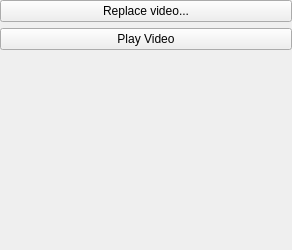
<?xml version="1.0" encoding="UTF-8"?>
<ui version="4.0">
 <class>VideoTool</class>
 <widget class="QWidget" name="VideoTool">
  <property name="geometry">
   <rect>
    <x>0</x>
    <y>0</y>
    <width>292</width>
    <height>250</height>
   </rect>
  </property>
  <property name="windowTitle">
   <string/>
  </property>
  <layout class="QGridLayout" name="gridLayout_2">
   <property name="margin">
    <number>0</number>
   </property>
   <item row="2" column="0">
    <spacer name="verticalSpacer">
     <property name="orientation">
      <enum>Qt::Vertical</enum>
     </property>
     <property name="sizeHint" stdset="0">
      <size>
       <width>20</width>
       <height>40</height>
      </size>
     </property>
    </spacer>
   </item>
   <item row="0" column="0">
    <widget class="QPushButton" name="btnVideoFile">
     <property name="text">
      <string>Replace video...</string>
     </property>
    </widget>
   </item>
   <item row="1" column="0">
    <widget class="QPushButton" name="btnPlay">
     <property name="text">
      <string>Play Video</string>
     </property>
    </widget>
   </item>
  </layout>
 </widget>
 <resources/>
 <connections/>
</ui>
